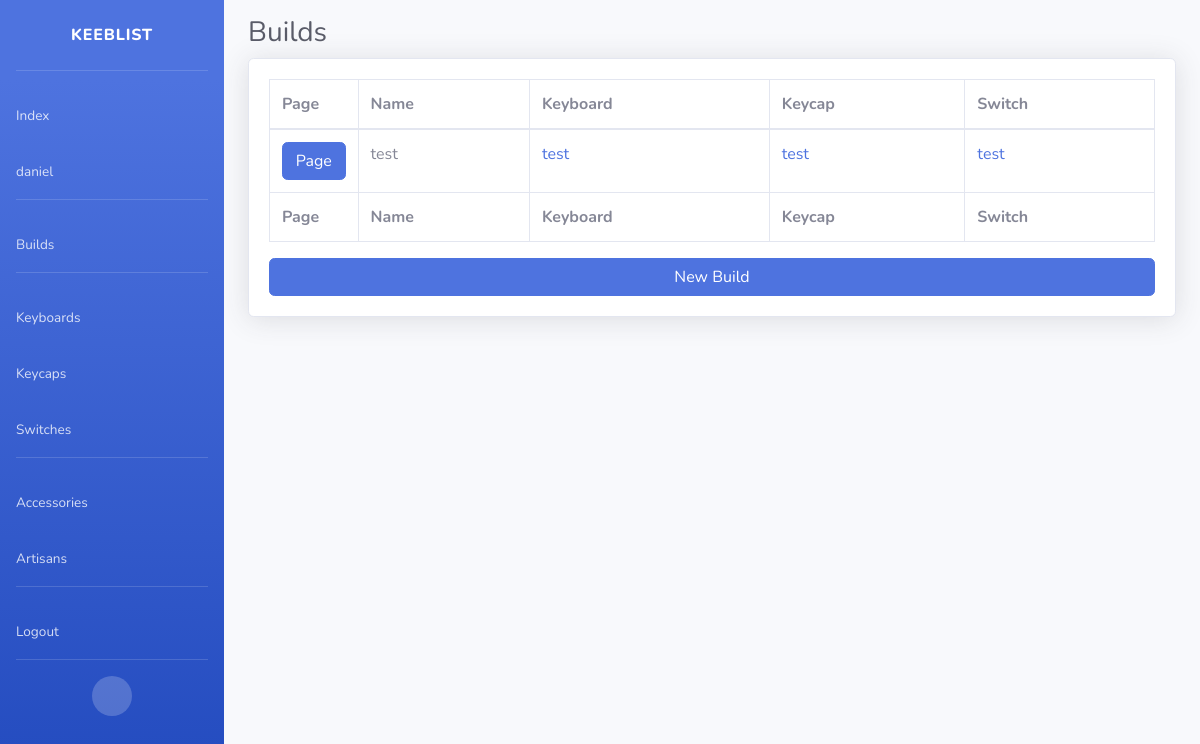
The app's page /app/build/ (signed in), older data.
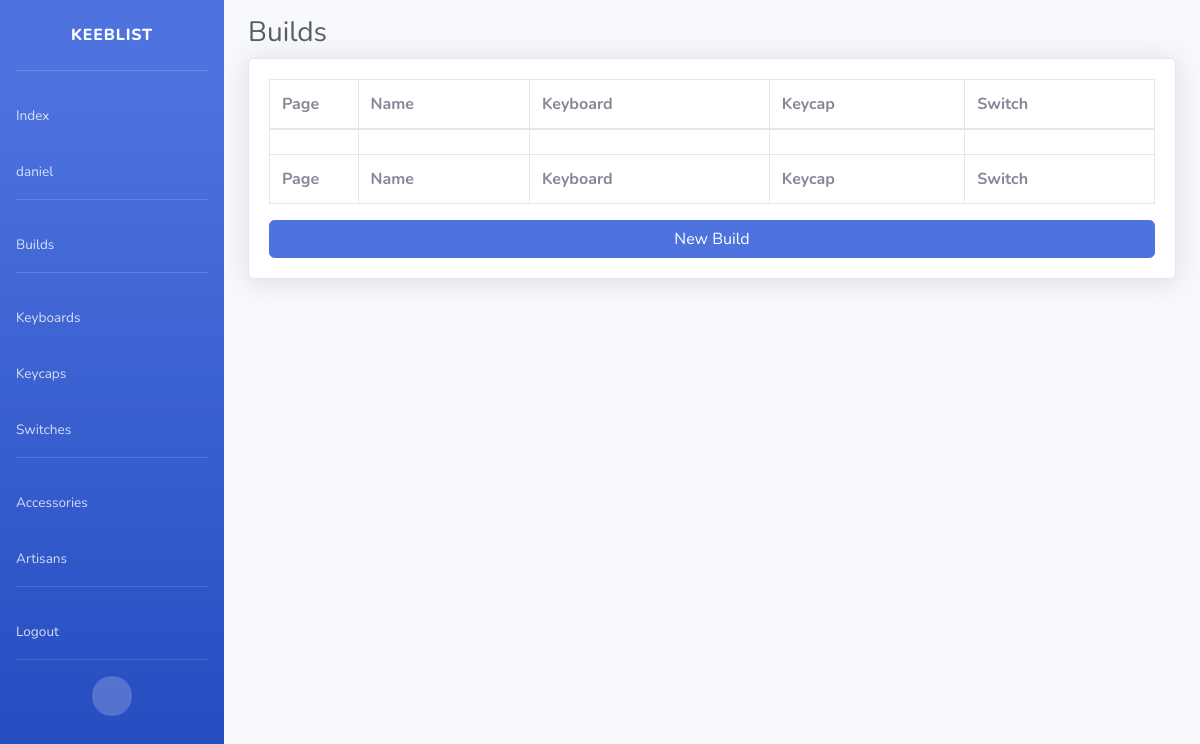
The same page, newer data.
### app/models.py (models this page shows, shortened)
class BaseCommonModel(models.Model):
    user=models.ForeignKey(User, on_delete=models.CASCADE)
    name=models.CharField(max_length=255)
    notes=models.CharField(max_length=1024, blank=True)
    slug=models.SlugField(max_length=255, null=False, unique=True, default=get_random_string(10))
    class Meta:
        abstract = True
        ordering = ['-name']
    def get_absolute_url(self, model):
        return reverse(f'{model}-detail', kwargs={"slug": self.slug})

class Build(BaseCommonModel):
    keyboard=models.OneToOneField(Keyboard, on_delete=models.CASCADE)
    keycap=models.OneToOneField(Keycap, on_delete=models.CASCADE)
    switch=models.OneToOneField(Switch, on_delete=models.CASCADE)
    def get_absolute_url(self):
        return super().get_absolute_url("build")

class CommonModel(BaseCommonModel):
    status_choices=[
        ("Pre-GB", "Pre-GB"),
        ("Ordered GB", "Ordered GB"),
        ("Ordered In-Stock", "Ordered In-Stock"),
        ("Shipping", "Shipping"),
        ("Present", "Present"),
        ("Sold", "Sold"),
    ]
    status=models.CharField(max_length=255, choices=status_choices)
    cost=models.FloatField()
    aftermarket_seller=models.CharField(max_length=255, blank=True)
    manufacturer=models.CharField(max_length=255)
    sell_price=models.FloatField(null=True, blank=True)
    class Meta:
        abstract = True

class Keyboard(CommonModel):
    size_choices = [
        ("Numpad", "Numpad"),
        ("40%", "40%"),
        ("60%", "60%"),
        ("65%", "65%"),
        ("75%", "75%"),
        ("TKL", "TKL"),
        ("1800", "1800"),
        ("Full", "Full"),
        ("Other", "Other"),
    ]
    wkl_choices = [
        ("Y", "Y"),
        ("N", "N"),
        ("N/A", "N/A"),
    ]
    size=models.CharField(max_length=255, choices=size_choices)
    color=models.CharField(max_length=255)
    pcb=models.CharField(max_length=255)
    plate=models.CharField(max_length=255)
    wkl=models.CharField(max_length=255, choices=wkl_choices)
    foam=models.CharField(max_length=255, blank=True)
    material=models.CharField(max_length=255, blank=True)
    front_height=models.FloatField(null=True, blank=True)
    typing_angle=models.FloatField(null=True, blank=True)
    mount=models.CharField(max_length=255, blank=True)
    weight=models.CharField(max_length=255, blank=True)
    knob=models.CharField(max_length=255, blank=True)
    extra_pcbs=models.CharField(max_length=255, blank=True)
    extra_plates=models.CharField(max_length=255, blank=True)
    extra_accessories=models.CharField(max_length=255, blank=True)
    def get_absolute_url(self):
        return super().get_absolute_url("keyboard")

class Keycap(CommonModel):
    production_choices = [
        ("Doubleshot", "Doubleshot"),
        ("Tripleshot", "Tripleshot"),
        ("Dye-Sublimated", "Dye-Sublimated"),
        ("Other", "Other"),
    ]
    profile=models.CharField(max_length=255)
    sets=models.CharField(max_length=255)
    material=models.CharField(max_length=255)
    production=models.CharField(max_length=255, choices=production_choices)
    def get_absolute_url(self):
        return super().get_absolute_url("keycap")

class Switch(CommonModel):
    switch_type_choices = [
        ("Linear", "Linear"),
        ("Tactile", "Tactile"),
        ("Clicky", "Clicky"),
    ]
    switch_type=models.CharField(max_length=255, choices=switch_type_choices)
    lube=models.CharField(max_length=255, blank=True)
    film=models.CharField(max_length=255, blank=True)
    actuation_force=models.FloatField(null=True, blank=True)
    bottom_out_force=models.FloatField()
    top_material=models.CharField(max_length=255, blank=True)
    bottom_material=models.CharField(max_length=255, blank=True)
    stem_material=models.CharField(max_length=255, blank=True)
    spring_material=models.CharField(max_length=255, blank=True)
    spring_length=models.CharField(max_length=255, blank=True)
    class Meta:
        ordering = ['-name']
        verbose_name_plural = "switches"
    def get_absolute_url(self):
        return super().get_absolute_url("switch")

### app/views.py (the view)
# urls.py: path('build/', BuildListView.as_view(), name='build'),
class BuildListView(CommonListView):
    model = Build
    template_name = 'models/build_list.html'
    context_object_name = 'build_list'
    def get_queryset(self):
        return Build.objects.filter(user=self.request.user)

### templates/app/build_list.html (shortened to what this page needs)
{% extends 'base.html' %}
{% load static %}
{% block container_fluid %}
<div class="container-fluid">
    <h1 class="h3 mb-2 text-gray-800">Builds</h1>
    <div class="card shadow mb-4">
        <div class="card-body">
            <div class="table-responsive">
                <table class="table table-bordered" width="100%" cellspacing="0">
                    <col style="width:10%">
                    <thead>
                        <tr>
                            <th>Page</th>
                            <th>Name</th>
                            <th>Keyboard</th>
                            <th>Keycap</th>
                            <th>Switch</th>
                        </tr>
                    </thead>
                    <tfoot>
                        <tr>
                            <th>Page</th>
                            <th>Name</th>
                            <th>Keyboard</th>
                            <th>Keycap</th>
                            <th>Switch</th>
                        </tr>
                    </tfoot>
                    <tbody>
                        {% for build in object_list %}
                        <tr>
                            <td><a href="{{ build.get_absolute_url }}" class="btn btn-primary btn-user btn-block">Page</a></td>
                            <td>{{ build.name }}</td>
                            <td><a href="{{ build.keyboard.get_absolute_url }}" >{{ build.keyboard.name }}</a></td>
                            <td><a href="{{ build.keycap.get_absolute_url }}" >{{ build.keycap.name }}</a></td>
                            <td><a href="{{ build.switch.get_absolute_url }}" >{{ build.switch.name }}</a></td>
                        </tr>
                        {% empty %}
                        <tr>
                            <td></td>
                            <td></td>
                            <td></td>
                            <td></td>
                            <td></td>
                        </tr>
                        {% endfor %}
                    </tbody>
                </table>
            </div>
            <a href="{% url 'build-create' %}" class="btn btn-primary btn-user btn-block">New Build</a>
        </div>
    </div>
</div>
{% endblock %}

Row changes from the older to the newer data that the page shows:
removed Build: name "test", keyboard.name "test", keycap.name "test", switch.name "test"
